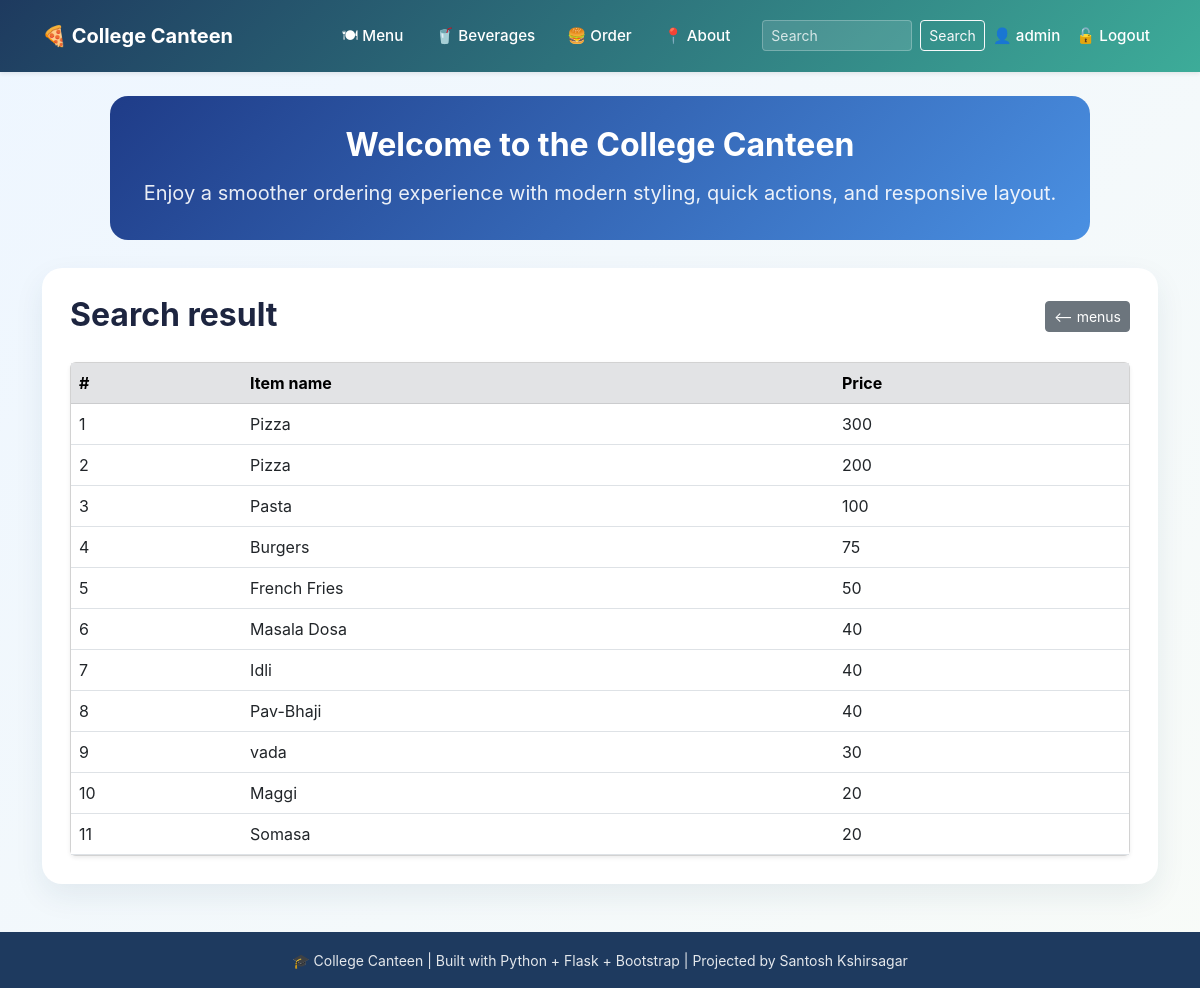
Screenshot of /search (signed in) with the database file from the repository.
### tables this page shows
CREATE TABLE menus
                 (id INTEGER PRIMARY KEY AUTOINCREMENT,
                 name TEXT NOT NULL,
                 price INTEGER NOT NULL);

### app.py (the view)
@app.route("/search")
def search():
    q=request.args.get('q','')
    conn = get_db_menus()
    if q:
        menu = conn.execute('''SELECT * FROM menus WHERE
                                name LIKE ?
                                OR price LIKE ?''',
                                (f'%{q}%', f'%{q}%')).fetchall()
    else:
        menu = conn.execute('SELECT * FROM menus ORDER BY price DESC').fetchall()
    conn.close()
    return render_template("search.html", menus=menu, query=q)

### database.py (called while the page is built)
def get_db():
    conn = sqlite3.connect(DB_PATH)
    conn.row_factory = sqlite3.Row
    return conn

### templates/search.html (shortened to what this page needs)
{% extends "base.html" %}
{% block content %}
<div class="d-flex justify-content-between align-items-center mb-4">
  <h2 class="fw-bold mb-1">Search result</h2>
  <a href="{{url_for('menu')}}" class="btn btn-secondary btn-sm"><-- menus</a>
</div>
{% if menus %}
<div class="card shadow-sm">
  <div class="table-responsive">
    <table class="table table-hover mb-0">
      <thead class="table-secondary">
        <tr>
          <th>#</th>
          <th>Item name</th>
          <th>Price</th>
        </tr>
      </thead>
      <tbody>
        {% for item in menus %}
        <tr class="align-middle">
          <td>{{ loop.index }}</td>
          <td>{{ item.name }}</td>
          <td>{{ item.price }}</td>
        </tr>
        {% endfor %}
      </tbody>
    </table>
  </div>
</div>
{% else %}
<p>No results found.</p>
{% endif %}
{% endblock %}

### templates/base.html (style rules this page uses)
:root { --brand: #1e3a5f; --brand-dark: #162d4a; --accent: #3dac99; --surface: #f7fbff; --surface-strong: #ffffff; }
html, body { min-height: 100%; }
body { margin: 0; background: linear-gradient(135deg, #eef6ff 0%, #f8fbf8 100%); color: #1d2540; font-family: Inter, system-ui, -apple-system, BlinkMacSystemFont, "Segoe UI", sans-serif; display: flex; flex-direction: column; }

### rows the page displays
menus: name "Pizza", price "300"
menus: name "Pizza", price "200"
menus: name "Pasta", price "100"
menus: name "Burgers", price "75"
menus: name "French Fries", price "50"
menus: name "Masala Dosa", price "40"
menus: name "Idli", price "40"
menus: name "Pav-Bhaji", price "40"
menus: name "vada", price "30"
menus: name "Maggi", price "20"
menus: name "Somasa", price "20"

### other values shown
{{ session.name }} "admin"
